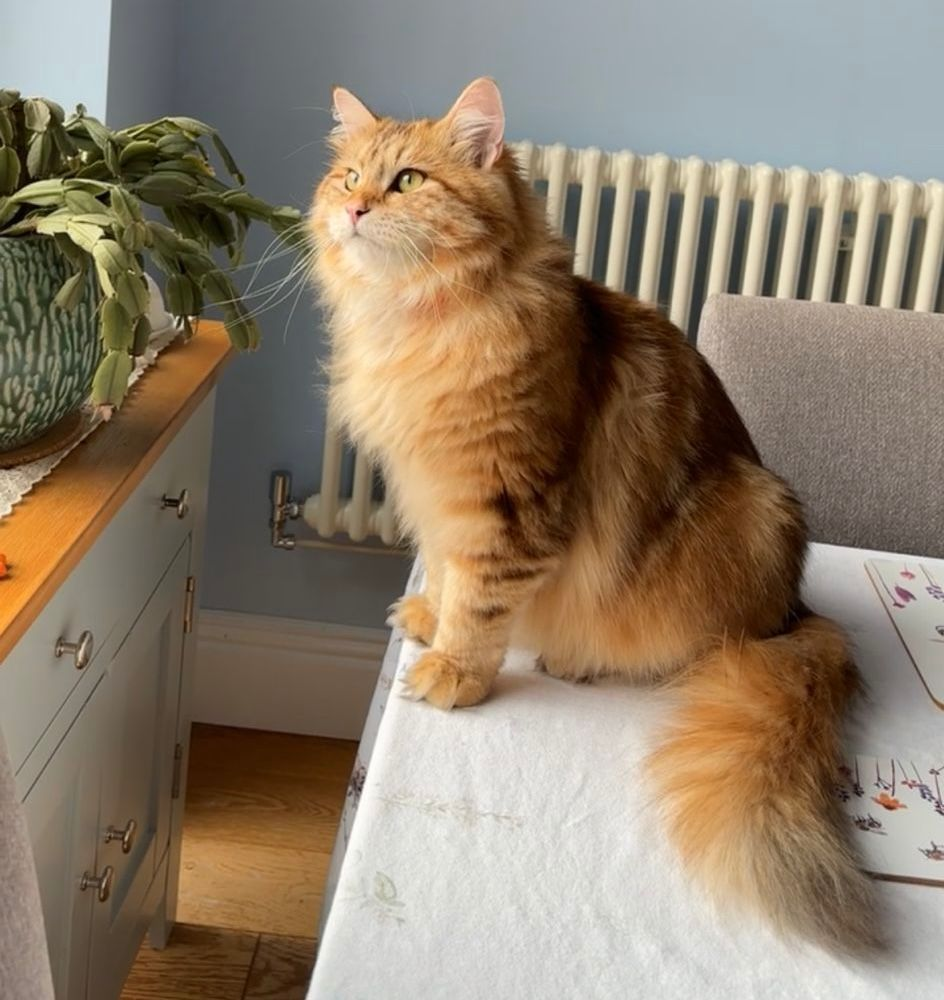
#> input picture example_scripts/cat.jpg, 944 x 1000 px
$ python edge_detection.py   (older library calls are emulated)
#> lines starting #> are read from the running program, lines starting #| are printed output that depends on the picture
#Example of Sobel Edge Detection using Kernels
#Sobel uses 2 Kernels, one that detects horiziontal edges and one that detects vertical edges
#Then averages those together to do edge detection
import cv2

#Read Image
image = cv2.imread("cat.jpg")
#> image is the input picture: shape (1000, 944, 3); mean B, G, R 107.8, 127, 142.4

#Convert image to grayscale for edge detection
#Grays work far better as edges are based on lighting differences.
image = cv2.cvtColor(image, cv2.COLOR_BGR2GRAY)
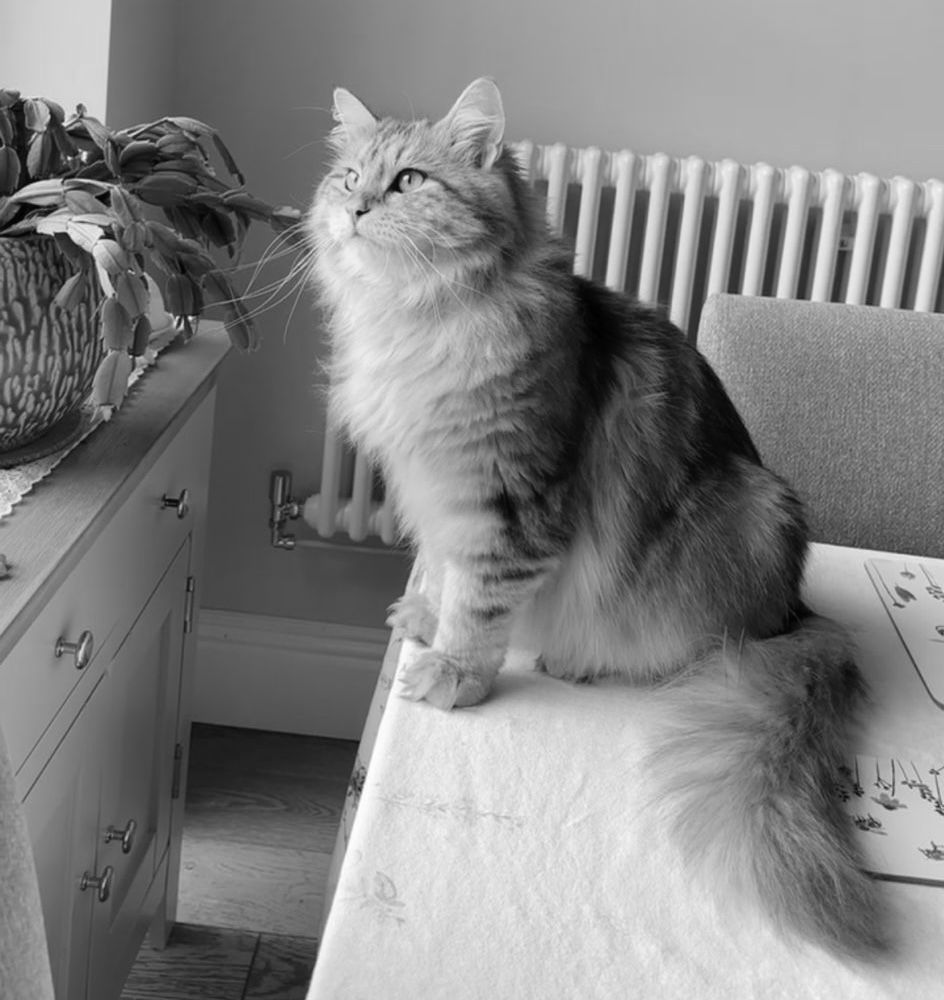
#> image: shape (1000, 944); min 0, max 255, mean 129.4

#Apply the Sobel Kernels to the image
sobelx = cv2.Sobel(image, cv2.CV_64F, 1, 0, ksize=3)  # Horizontal edges
sobely = cv2.Sobel(image, cv2.CV_64F, 0, 1, ksize=3)  # Vertical edges

# Compute gradient magnitude
#Calculated by sqrt(x^2 + y^2)
gradient_magnitude = cv2.magnitude(sobelx, sobely)

# Convert to uint8
#Needed for display
gradient_magnitude = cv2.convertScaleAbs(gradient_magnitude)

# Display result
cv2.imwrite("sobelDetection.png", gradient_magnitude)


#Also test against a blurred image that reduces noise
#Box blur with 5x5 kernel
blurred_image = cv2.blur(image, (5,5))

sobelx = cv2.Sobel(blurred_image, cv2.CV_64F, 1, 0, ksize=3)  # Horizontal edges
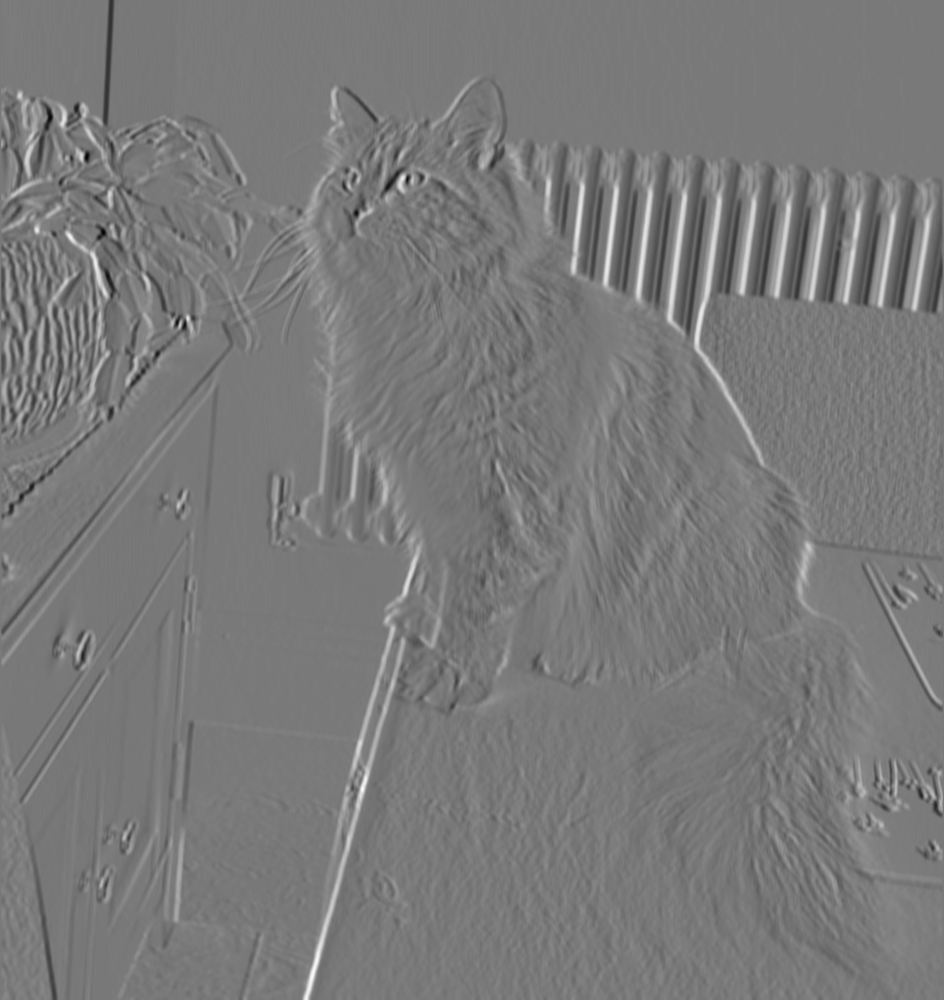
#> sobelx: shape (1000, 944) float64; min -271, max 296, mean 0.3; drawn with min black and max white
sobely = cv2.Sobel(blurred_image, cv2.CV_64F, 0, 1, ksize=3)  # Vertical edges

# Compute gradient magnitude
#Calculated by sqrt(x^2 + y^2)
blurred_gradient_magnitude = cv2.magnitude(sobelx, sobely)

# Convert to uint8
#Needed for display
blurred_gradient_magnitude = cv2.convertScaleAbs(blurred_gradient_magnitude)
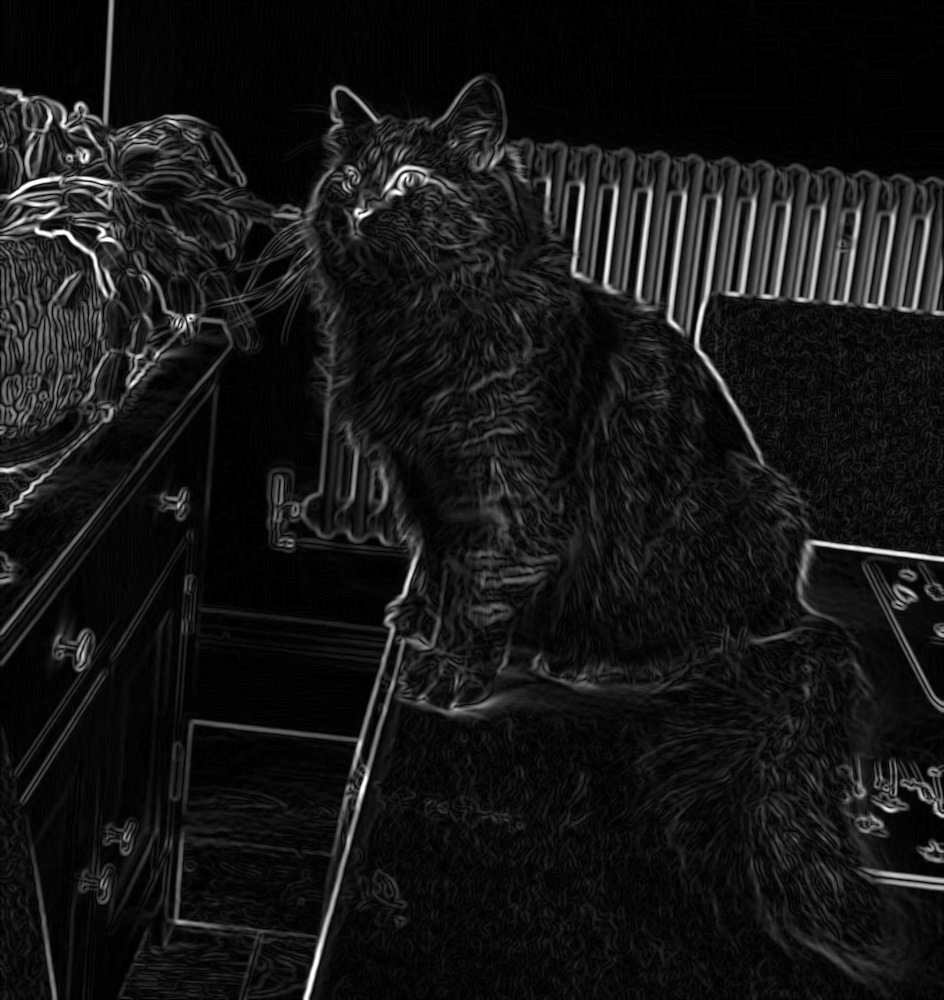
#> blurred_gradient_magnitude: shape (1000, 944); min 0, max 255, mean 22

cv2.imwrite("blurredSobelDetection.png", blurred_gradient_magnitude)


#Now use Canny algorithm
#To complex to explain here, but Canny is a more robust algorithm with a dedicated Gaussian blur

#Load image in grayscale
image = cv2.imread("cat.jpg", cv2.IMREAD_GRAYSCALE)
#> image: shape (1000, 944); min 0, max 255, mean 129.4

#Apply Gaussian Blur to reduce noise
blur = cv2.GaussianBlur(image, (5, 5), 1.4)

#Apply Canny Edge Detector
edges = cv2.Canny(blur, threshold1=50, threshold2=125)
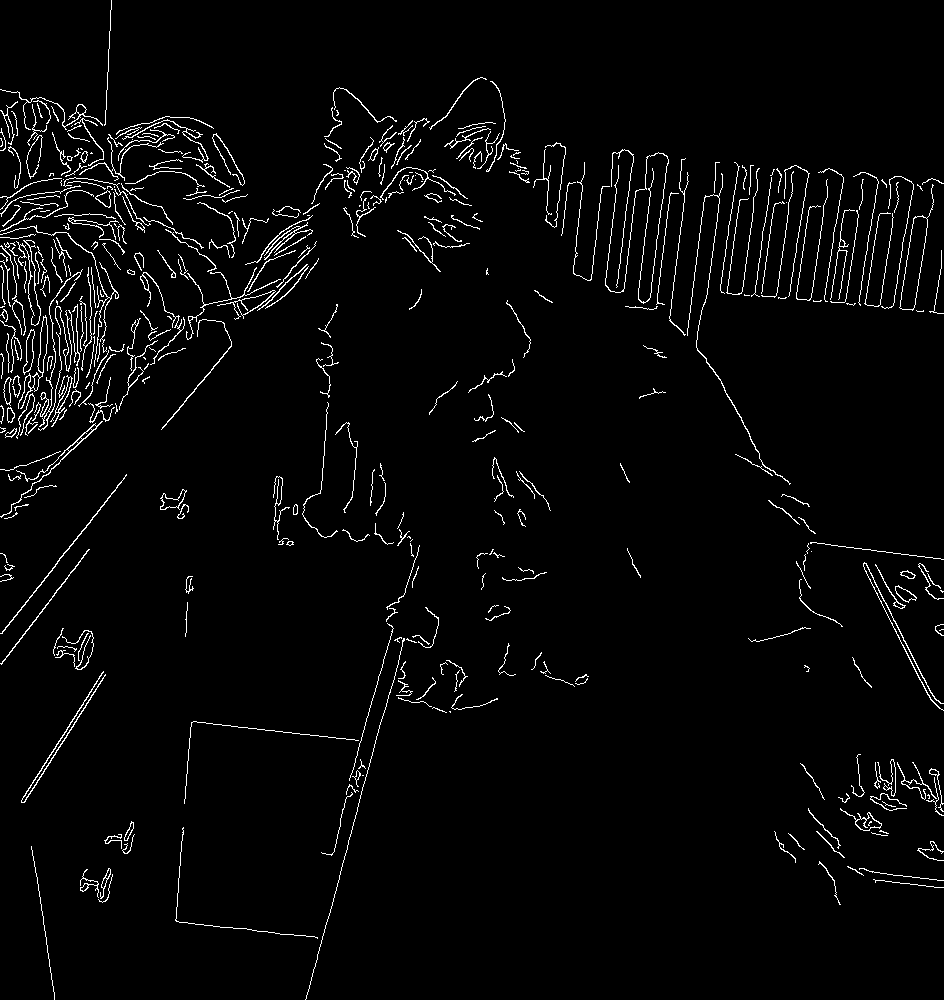
#> edges: shape (1000, 944); 3% white in thin lines or dots

#Save result
cv2.imwrite("canny.png", edges)

$ run again, with example_scripts/notes.png saved as example_scripts/cat.jpg
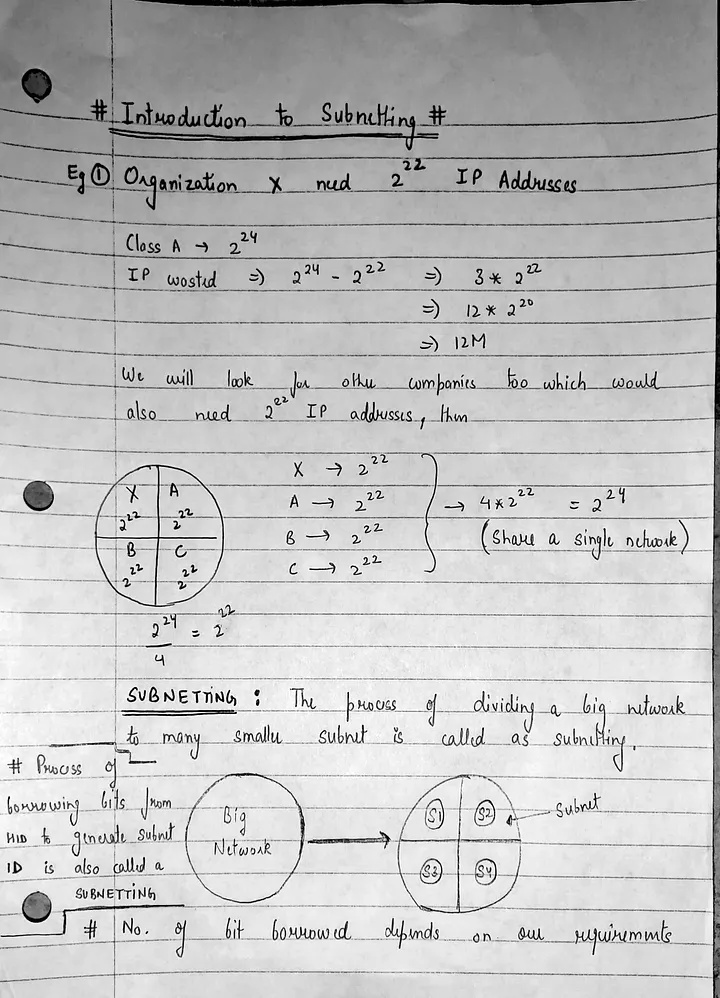
#> input picture example_scripts/notes.png, 720 x 998 px
#> image is the input picture: shape (998, 720, 3); min 0, max 255, mean 192.4
#> image: shape (998, 720)
#> `sobely = cv2.Sobel(blurred_image, cv2.CV_64F, 0, 1, ksize=3)`:
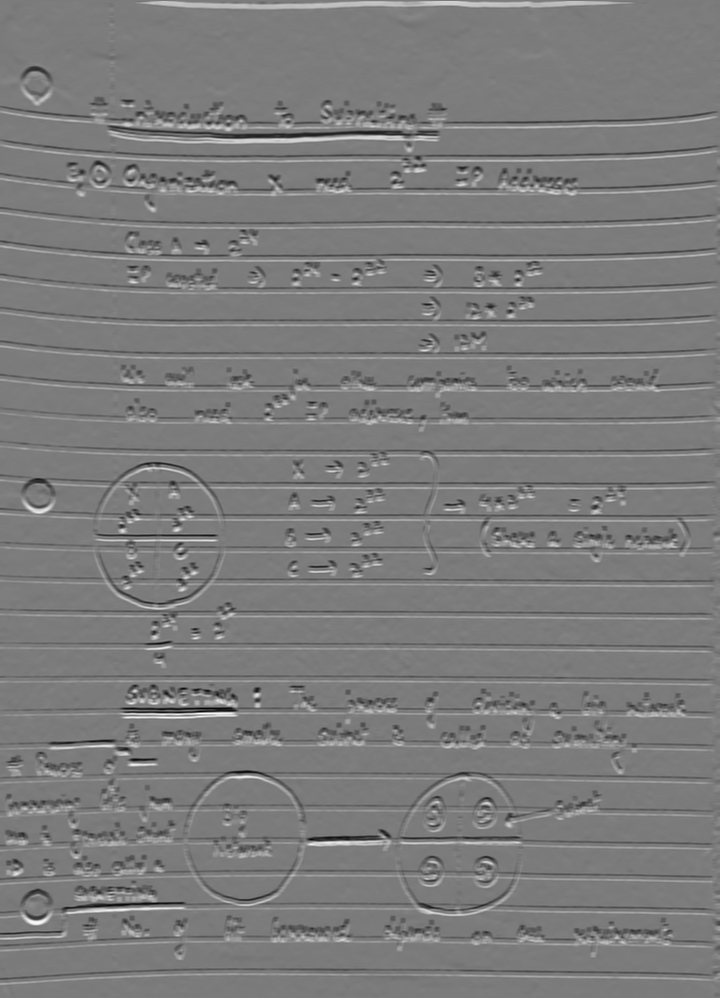
#> sobely: shape (998, 720) float64; min -354, max 375, mean 1.3; drawn with min black and max white
#> `edges = cv2.Canny(blur, threshold1=50, threshold2=125)`:
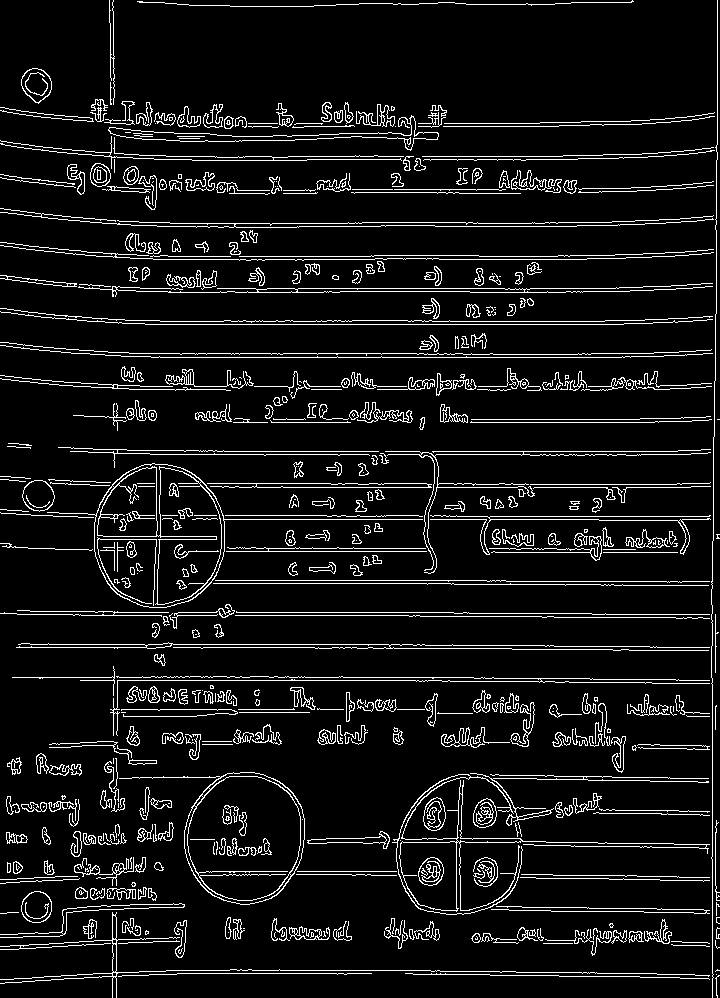
#> edges: shape (998, 720); 8% white in thin lines or dots
